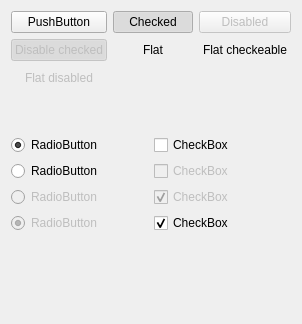
      <widget class="QWidget" name="tab_13">
       <attribute name="title">
        <string>Page</string>
       </attribute>
       <layout class="QGridLayout" name="gridLayout_24">
        <item row="2" column="0">
         <layout class="QVBoxLayout" name="verticalLayout">
          <item>
           <widget class="QRadioButton" name="radioButton_7">
            <property name="text">
             <string>RadioButton</string>
            </property>
            <property name="checked">
             <bool>true</bool>
            </property>
            <property name="autoExclusive">
             <bool>false</bool>
            </property>
           </widget>
          </item>
          <item>
           <widget class="QRadioButton" name="radioButton_5">
            <property name="text">
             <string>RadioButton</string>
            </property>
            <property name="autoExclusive">
             <bool>false</bool>
            </property>
           </widget>
          </item>
          <item>
           <widget class="QRadioButton" name="radioButton_6">
            <property name="enabled">
             <bool>false</bool>
            </property>
            <property name="text">
             <string>RadioButton</string>
            </property>
           </widget>
          </item>
          <item>
           <widget class="QRadioButton" name="radioButton_8">
            <property name="enabled">
             <bool>false</bool>
            </property>
            <property name="text">
             <string>RadioButton</string>
            </property>
            <property name="checked">
             <bool>true</bool>
            </property>
           </widget>
          </item>
          <item>
           <spacer name="verticalSpacer_3">
            <property name="orientation">
             <enum>Qt::Vertical</enum>
            </property>
            <property name="sizeHint" stdset="0">
             <size>
              <width>20</width>
              <height>40</height>
             </size>
            </property>
           </spacer>
          </item>
         </layout>
        </item>
        <item row="1" column="0" colspan="2">
         <spacer name="verticalSpacer_5">
          <property name="orientation">
           <enum>Qt::Vertical</enum>
          </property>
          <property name="sizeHint" stdset="0">
           <size>
            <width>20</width>
            <height>40</height>
           </size>
          </property>
         </spacer>
        </item>
        <item row="0" column="0" colspan="2">
         <layout class="QGridLayout" name="gridLayout_27" rowstretch="0,0,0">
          <item row="0" column="0">
           <widget class="QPushButton" name="pushButton_2">
            <property name="text">
             <string>PushButton</string>
            </property>
           </widget>
          </item>
          <item row="0" column="1">
           <widget class="QPushButton" name="pushButton_12">
            <property name="text">
             <string>Checked</string>
            </property>
            <property name="checkable">
             <bool>true</bool>
            </property>
            <property name="checked">
             <bool>true</bool>
            </property>
           </widget>
          </item>
          <item row="2" column="0">
           <widget class="QPushButton" name="pushButton_17">
            <property name="enabled">
             <bool>false</bool>
            </property>
            <property name="text">
             <string>Flat disabled</string>
            </property>
            <property name="flat">
             <bool>true</bool>
            </property>
           </widget>
          </item>
          <item row="1" column="0">
           <widget class="QPushButton" name="pushButton_14">
            <property name="enabled">
             <bool>false</bool>
            </property>
            <property name="text">
             <string>Disable checked</string>
            </property>
            <property name="checkable">
             <bool>true</bool>
            </property>
            <property name="checked">
             <bool>true</bool>
            </property>
            <property name="flat">
             <bool>false</bool>
            </property>
           </widget>
          </item>
          <item row="0" column="2">
           <widget class="QPushButton" name="pushButton_13">
            <property name="enabled">
             <bool>false</bool>
            </property>
            <property name="text">
             <string>Disabled</string>
            </property>
            <property name="checkable">
             <bool>false</bool>
            </property>
            <property name="checked">
             <bool>false</bool>
            </property>
            <property name="flat">
             <bool>false</bool>
            </property>
           </widget>
          </item>
          <item row="1" column="2">
           <widget class="QPushButton" name="pushButton_16">
            <property name="text">
             <string>Flat checkeable</string>
            </property>
            <property name="checkable">
             <bool>true</bool>
            </property>
            <property name="checked">
             <bool>false</bool>
            </property>
            <property name="flat">
             <bool>true</bool>
            </property>
           </widget>
          </item>
          <item row="1" column="1">
           <widget class="QPushButton" name="pushButton_15">
            <property name="text">
             <string>Flat</string>
            </property>
            <property name="flat">
             <bool>true</bool>
            </property>
           </widget>
          </item>
         </layout>
        </item>
        <item row="2" column="1">
         <layout class="QVBoxLayout" name="verticalLayout_2">
          <item>
           <widget class="QCheckBox" name="checkBox_5">
            <property name="text">
             <string>CheckBox</string>
            </property>
            <property name="tristate">
             <bool>true</bool>
            </property>
           </widget>
          </item>
          <item>
           <widget class="QCheckBox" name="checkBox_6">
            <property name="enabled">
             <bool>false</bool>
            </property>
            <property name="text">
             <string>CheckBox</string>
            </property>
           </widget>
          </item>
          <item>
           <widget class="QCheckBox" name="checkBox_7">
            <property name="enabled">
             <bool>false</bool>
            </property>
            <property name="text">
             <string>CheckBox</string>
            </property>
            <property name="checked">
             <bool>true</bool>
            </property>
           </widget>
          </item>
          <item>
           <widget class="QCheckBox" name="checkBox_8">
            <property name="text">
             <string>CheckBox</string>
            </property>
            <property name="checked">
             <bool>true</bool>
            </property>
            <property name="tristate">
             <bool>true</bool>
            </property>
           </widget>
          </item>
          <item>
           <spacer name="verticalSpacer_4">
            <property name="orientation">
             <enum>Qt::Vertical</enum>
            </property>
            <property name="sizeHint" stdset="0">
             <size>
              <width>20</width>
              <height>40</height>
             </size>
            </property>
           </spacer>
          </item>
         </layout>
        </item>
        <item row="3" column="0" colspan="2">
         <spacer name="verticalSpacer_6">
          <property name="orientation">
           <enum>Qt::Vertical</enum>
          </property>
          <property name="sizeHint" stdset="0">
           <size>
            <width>20</width>
            <height>40</height>
           </size>
          </property>
         </spacer>
        </item>
       </layout>
      </widget>
